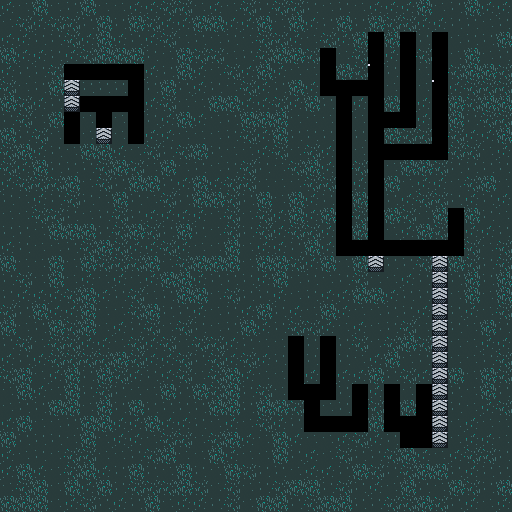

This game map was drawn from its Tiled (.tmx) file and the tilesets committed beside it. A one-line description and the full map source follow:
An orthogonal 32x32 tile map with 16x16 px tiles, 1 tile layer (Tile Layer 1).

<map version="1.2" tiledversion="1.3.4" orientation="orthogonal" renderorder="right-down" width="32" height="32" tilewidth="16" tileheight="16" infinite="0" nextlayerid="2" nextobjectid="1">
 <tileset firstgid="1" source="sprites.tsx" />
 <layer id="1" name="Tile Layer 1" width="32" height="32">
  <data encoding="csv">
259,257,261,257,258,261,257,257,259,259,260,260,257,259,257,260,258,260,260,258,257,258,257,259,259,259,261,257,258,261,259,259,
257,260,259,260,260,258,261,258,261,260,259,259,261,261,259,259,261,257,261,259,258,261,258,261,260,260,259,259,258,258,257,258,
259,259,258,258,260,259,261,259,258,259,260,257,258,257,258,257,260,260,259,257,260,259,261,482,261,485,258,483,257,258,258,261,
261,259,259,258,259,260,261,261,261,258,257,261,260,260,257,258,260,261,261,260,486,257,260,520,259,520,260,520,257,261,257,258,
259,258,258,260,294,294,294,294,326,259,258,261,259,257,260,259,261,259,257,257,520,261,260,513,258,326,257,326,260,261,261,260,
260,257,258,261,262,258,258,258,326,258,261,258,259,258,257,260,259,258,261,259,294,516,358,326,257,326,257,513,259,260,260,260,
261,260,259,258,262,358,358,358,358,259,260,257,257,261,261,259,259,260,259,261,258,326,259,326,261,326,259,326,261,260,261,261,
258,260,257,261,518,257,518,257,518,258,259,261,259,257,258,261,261,261,257,257,257,326,257,326,516,358,259,326,261,258,260,260,
261,258,260,257,326,257,262,257,294,259,259,257,257,257,258,260,259,261,258,258,258,326,258,326,261,260,260,326,260,259,259,261,
260,261,259,258,257,261,261,259,257,260,258,260,261,258,257,257,259,260,257,260,259,326,257,326,294,516,358,358,260,260,257,259,
260,259,261,258,258,258,260,261,260,257,261,257,258,257,258,260,258,257,260,261,259,326,260,326,257,261,261,260,258,258,258,258,
259,260,260,260,261,257,260,258,261,261,258,259,261,259,260,260,257,257,257,260,260,326,259,326,261,257,259,259,257,260,261,257,
258,257,259,258,260,258,257,261,258,257,260,258,261,261,260,258,261,257,261,259,258,326,261,326,258,259,260,260,258,259,258,259,
257,257,260,260,258,257,258,260,258,259,259,259,259,257,260,257,260,259,261,259,261,326,260,326,261,260,257,261,481,261,258,257,
258,258,257,261,261,261,258,260,261,260,258,261,258,257,260,258,260,259,260,260,259,326,261,326,257,259,261,260,520,259,259,258,
259,258,257,257,258,260,261,260,259,259,260,259,257,257,261,257,259,259,258,261,259,294,294,289,359,358,358,358,358,260,257,260,
261,257,257,261,257,261,260,260,260,261,257,260,261,261,261,257,261,261,260,259,261,257,261,262,258,258,260,262,261,260,258,260,
258,260,257,261,257,259,257,259,257,259,261,261,259,258,258,258,259,261,257,258,257,258,260,257,257,259,258,262,258,261,258,261,
258,259,259,259,260,261,259,258,260,257,258,261,261,257,260,258,258,259,257,258,259,259,261,261,259,258,258,262,257,261,257,261,
260,258,261,259,259,261,257,257,260,261,258,258,259,257,258,259,261,258,259,257,261,259,257,257,258,258,259,262,258,259,257,260,
261,257,258,261,260,261,257,259,258,260,257,260,258,257,258,261,259,258,260,260,259,257,259,257,258,260,257,262,258,257,261,258,
258,260,257,260,260,259,259,257,260,259,260,257,260,260,259,258,257,257,481,258,485,258,260,257,260,261,260,262,257,257,259,259,
259,258,259,260,260,260,260,261,260,259,259,260,258,260,259,260,259,258,520,258,520,258,257,259,261,257,258,262,257,257,258,260,
260,261,257,259,261,258,261,260,259,258,259,260,257,260,261,259,257,257,326,259,326,259,259,261,258,260,259,262,261,257,261,260,
257,261,259,257,261,258,260,258,257,257,261,258,261,260,261,258,260,257,294,516,358,258,484,259,484,257,483,262,258,257,261,258,
257,258,258,261,261,257,261,258,261,258,258,258,258,261,261,258,261,261,260,326,257,258,520,260,520,261,520,262,258,257,259,260,
259,261,257,257,258,261,261,259,259,261,259,259,258,257,259,257,260,259,258,516,358,358,358,261,294,516,358,262,257,259,257,257,
261,258,258,258,257,261,257,259,259,257,260,260,257,260,261,259,257,261,259,257,257,259,260,259,258,294,294,262,257,259,259,257,
259,257,258,257,260,260,257,257,258,260,261,257,257,261,259,257,257,261,258,259,257,260,258,258,260,261,259,257,259,260,260,258,
259,261,259,257,260,261,259,258,261,258,257,261,258,257,261,260,258,258,257,259,259,258,261,260,258,260,261,261,258,259,258,258,
257,260,261,257,261,259,261,258,260,260,260,261,260,257,260,257,258,260,261,261,258,260,258,259,257,261,258,257,261,260,258,261,
261,261,261,257,259,260,258,259,258,261,257,259,259,258,260,257,261,261,258,260,261,261,258,258,260,260,261,260,258,259,257,259
</data>
 </layer>
</map>